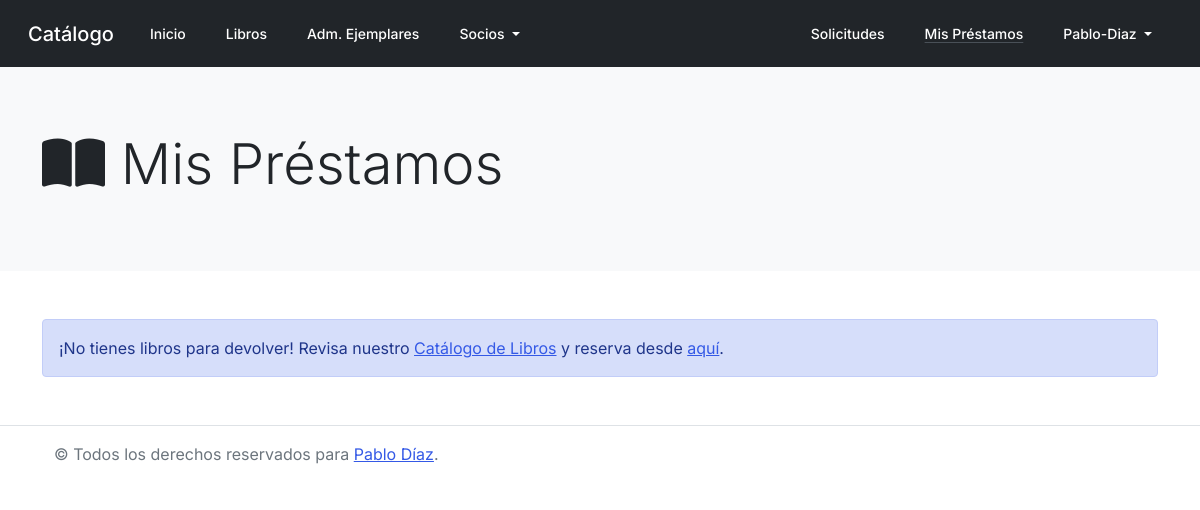
The page /catalogo/mis-prestamos/ (signed in) on the database as committed earlier.
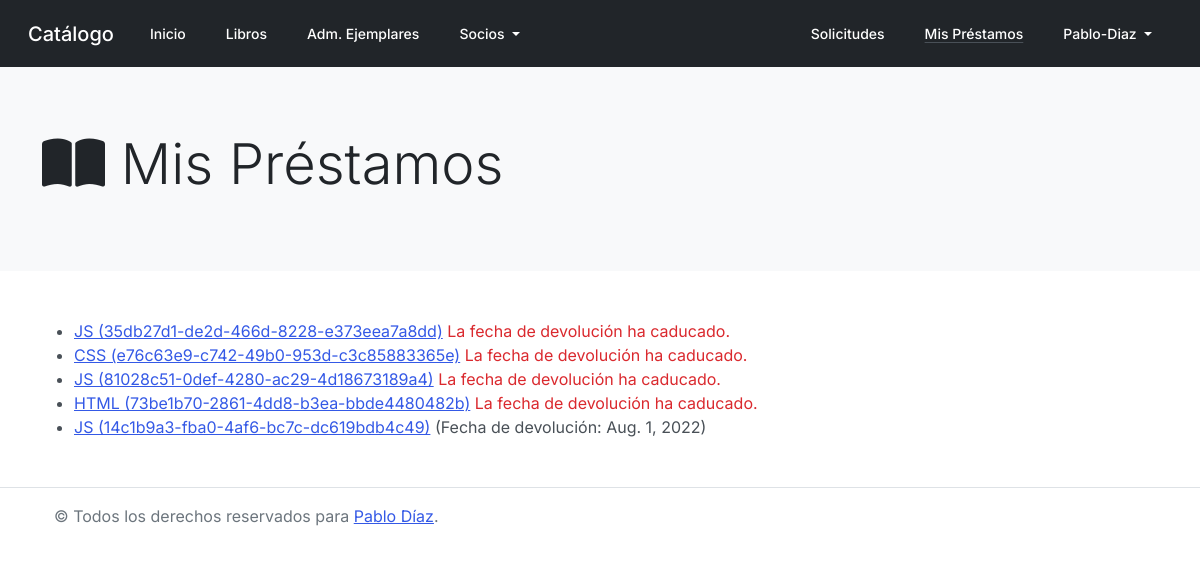
The same page on the database as committed later.
### catalogo/models.py (models this page shows, shortened)
class Ejemplar(models.Model):
    id = models.UUIDField(primary_key=True, default=uuid.uuid4, help_text="ID único para este libro particular en toda la biblioteca")
    libro = models.ForeignKey(Libro, on_delete=models.SET_NULL, null=True)
    fechaDevolucion = models.DateField(null=True, blank=True)
    ESTADO_EJEMPLAR = (
        ('m', 'en Mantenimiento'),
        ('p', 'Prestado'),
        ('d', 'Disponible'),
        ('r', 'Reservado'),
    )
    estado = models.CharField(max_length=1, choices=ESTADO_EJEMPLAR, default='d', help_text='Disponibilidad del Ejemplar')
    usuario = models.ForeignKey(CustomUser, on_delete=models.SET_NULL, null=True, blank=True)
    @property
    def es_deudor(self):
        return bool(self.fechaDevolucion and date.today() > self.fechaDevolucion)
    def __str__(self):
        return '%s (%s)' % (self.libro, self.id)
    class Meta:
        ordering = ['libro', 'fechaDevolucion']
        permissions = (("can_reserve_a_copy", "Puede reservar ejemplar"), ("can_cancel_reservation", "Puede cancelar reserva"), ("can_view_my_loans", "Puedo ver mis prestamos"))

class Libro(models.Model):
    titulo = models.CharField(max_length=200)
    autor = models.ForeignKey(Autor, on_delete=models.SET_NULL, null=True)
    resumen = models.TextField(max_length=1000, help_text="Ingrese un resumen del libro")
    isbn = models.CharField('ISBN',max_length=13, help_text='13 Caracteres (<a href="https://www.isbninternational.org/content/what-isbn">ISBN number</a>)')
    genero = models.ManyToManyField(Genero, help_text="Seleccione un género (o varios) para el libro")
    idioma = models.ForeignKey(Idioma, on_delete=models.SET_NULL, null=True)
    image=models.ImageField(upload_to='catalogo/upload/img', default='catalogo/upload/img/default-libro.jpg')
    def muestra_genero(self):
        return ', '.join([genero.nombre for genero in self.genero.all()])
    muestra_genero.short_description = 'Género/s'
    def __str__(self):
        return self.titulo

### catalogo/views.py (the view)
# urls.py: path('mis-prestamos/', views.MyLoansListView.as_view(), name='my_loans'),
class MyLoansListView(generic.ListView):
    model = Ejemplar
    paginate_by = 5
    context_object_name = 'my_loans'
    template_name ='my_loans/index.html'
    def get_queryset(self):
        return Ejemplar.objects.filter(usuario=self.request.user).filter(estado__exact='p').order_by('fechaDevolucion')

### catalogo/templates/my_loans/index.html (shortened to what this page needs)
{% extends "base.html" %}
{% block jumbotron %}
{% include "partials/jumbotron.html" with icon="<i class='fas fa-book-open'></i>" title="Mis Préstamos" %}
{% endblock %}
{% block content %}
{% if my_loans %}
    <ul>
        {% for my_loan in my_loans %}
            <li class="">
                <a href="{% url 'copy_details' my_loan.id %}">{{ my_loan }}</a>
                {% if my_loan.es_deudor %}
                    <span class="text-danger">La fecha de devolución ha caducado.</span>
                {% else %}
                    (Fecha de devolución: {{ my_loan.fechaDevolucion }})
                {% endif %}
            </li>
        {% endfor %}
    </ul>
{% else %}
    <div class="alert alert-primary" role="alert">
        ¡No tienes libros para devolver! Revisa nuestro <a href="{% url 'book_list' %}">Catálogo de Libros</a> y reserva
        desde <a href="{% url 'copy_list' %}">aquí</a>.
    </div>
{% endif %}
{% endblock %}

Rows that differ between the two databases and show on the page:
added Ejemplar: libro+id "JS (35db27d1-de2d-466d-8228-e373eea7a8dd)", fechaDevolucion "La fecha de devolución ha caducado."
added Ejemplar: libro+id "CSS (e76c63e9-c742-49b0-953d-c3c85883365e)", fechaDevolucion "La fecha de devolución ha caducado."
added Ejemplar: libro+id "JS (81028c51-0def-4280-ac29-4d18673189a4)", fechaDevolucion "La fecha de devolución ha caducado."
added Ejemplar: libro+id "HTML (73be1b70-2861-4dd8-b3ea-bbde4480482b)", fechaDevolucion "La fecha de devolución ha caducado."
added Ejemplar: libro+id "JS (14c1b9a3-fba0-4af6-bc7c-dc619bdb4c49)", fechaDevolucion "Aug. 1, 2022"
Other text that changed with them:
text no longer shown: "¡No tienes libros para devolver! Revisa nuestro Catálogo de Libros y reserva desde aquí ."
